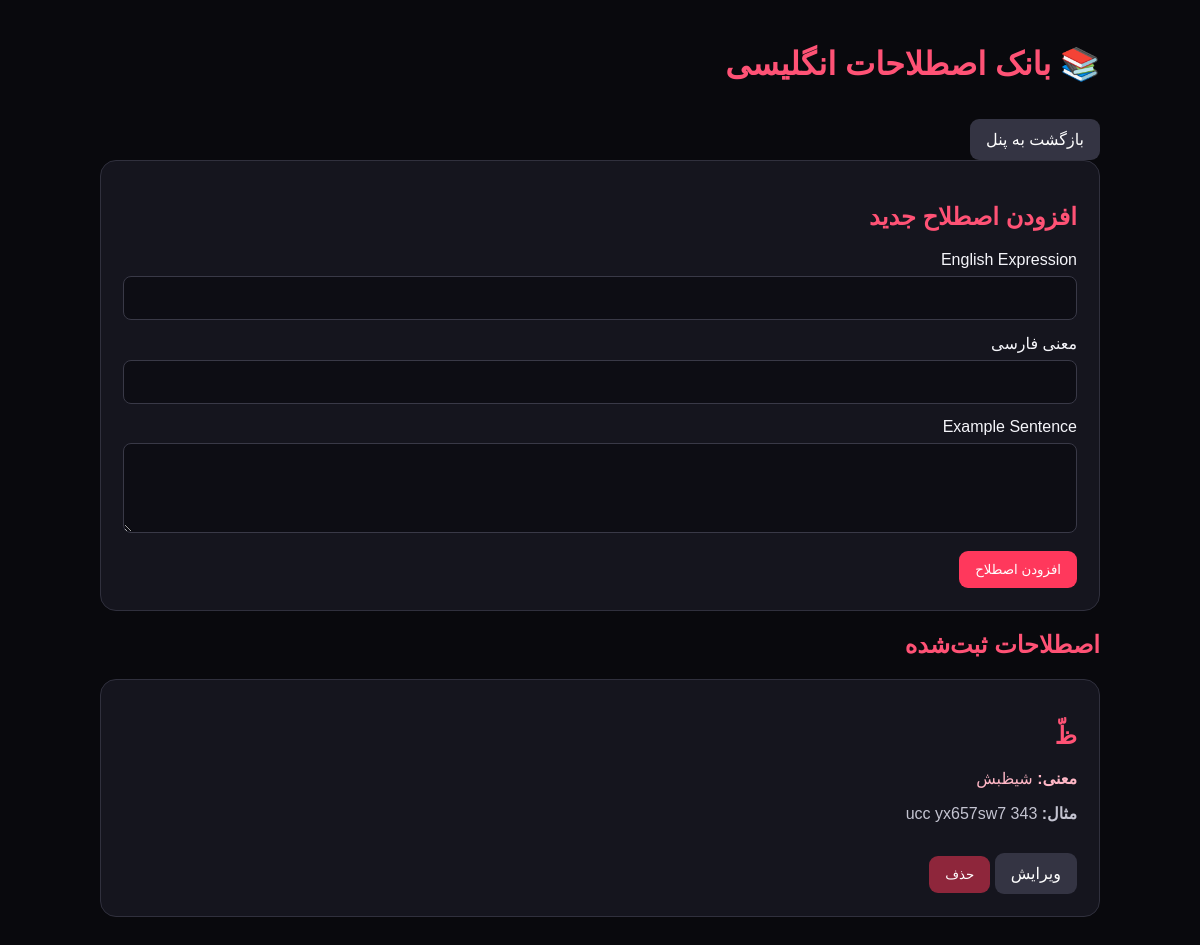
/expressions/ (signed in), run on the app's committed database.
### classroom/models.py (models this page shows, shortened)
class Expression(models.Model):
    phrase = models.CharField(max_length=200)
    meaning = models.CharField(max_length=300)
    example = models.TextField()
    created_at = models.DateTimeField(auto_now_add=True)
    updated_at = models.DateTimeField(auto_now=True)
    class Meta:
        ordering = ["-created_at"]

### classroom/views.py (the view, shortened to what this page needs)
# urls.py: path("expressions/", views.expressions_page, name="expressions"),
@login_required(login_url="login")
def expressions_page(request):
    role = get_user_role(request.user)
    if role not in ("manager", "teacher", "student"):
        logout(request)
        messages.error(request, "Access denied.")
        return redirect("login")
    can_manage = role in ("manager", "teacher")
    editing = None
    edit_id = request.GET.get("edit")
    if can_manage and edit_id:
        editing = get_object_or_404(Expression, pk=edit_id)
    expressions = Expression.objects.all().order_by("id")
    context = {
        "expressions": expressions,
        "can_manage": can_manage,
        "editing": editing,
        **get_notification_context(request.user),
    }
    return render(request, "expressions.html", context)

### classroom/views.py (called while the page is built)
def get_user_role(user):
    if not user.is_authenticated:
        return None
    if user.is_superuser:
        return "manager"
    try:
        return user.profile.role
    except UserProfile.DoesNotExist:
        return None

def get_notification_context(user):
    notifications = Notification.objects.filter(
        recipient=user,
    ).order_by("-created_at")
    return {
        "notifications": notifications[:50],
        "unread_notification_count": notifications.filter(
            is_read=False,
        ).count(),
    }

### classroom/templates/expressions.html (shortened to what this page needs)
<!DOCTYPE html>
<html lang="fa" dir="rtl">
<head>
</head>
<body>
<main>
    <h1>📚 بانک اصطلاحات انگلیسی</h1>
    <a class="button secondary" href="{% if can_manage %}{% url 'teacher_dashboard' %}{% else %}{% url 'student_dashboard' %}{% endif %}">
        بازگشت به پنل
    </a>
    {% if can_manage %}
    <section class="panel">
        <h2>{% if editing %}ویرایش اصطلاح{% else %}افزودن اصطلاح جدید{% endif %}</h2>
        <form method="post" action="{% url 'expressions' %}">
            <label for="phrase">English Expression</label>
            <input id="phrase" name="phrase" maxlength="200"
                   value="{% if editing %}{{ editing.phrase }}{% endif %}" required>
            <label for="meaning">معنی فارسی</label>
            <input id="meaning" name="meaning" maxlength="300"
                   value="{% if editing %}{{ editing.meaning }}{% endif %}" required>
            <label for="example">Example Sentence</label>
            <textarea id="example" name="example" required>{% if editing %}{{ editing.example }}{% endif %}</textarea>
            <button type="submit">
                {% if editing %}ذخیره تغییرات{% else %}افزودن اصطلاح{% endif %}
            </button>
        </form>
    </section>
    {% endif %}
    <h2>اصطلاحات ثبت‌شده</h2>
    {% for expression in expressions %}
        <article class="expression">
            <h2>{{ expression.phrase }}</h2>
            <p class="meaning"><strong>معنی:</strong> {{ expression.meaning }}</p>
            <p class="example"><strong>مثال:</strong> {{ expression.example }}</p>
            {% if can_manage %}
                <a class="button secondary"
                   href="{% url 'expressions' %}?edit={{ expression.id }}">
                    ویرایش
                </a>
                <form method="post" action="{% url 'expressions' %}"
                      style="display:inline"
                      onsubmit="return confirm('این اصطلاح حذف شود؟');">
                    <button class="danger" type="submit">حذف</button>
                </form>
            {% endif %}
        </article>
    {% empty %}
        <div class="panel">
            هنوز اصطلاحی ثبت نشده است.
        </div>
    {% endfor %}
</main>
</body>
</html>

### classroom/templates/expressions.html (style rules this page uses)
* { box-sizing: border-box; }
body { margin: 0; padding: 24px; background: #09090d; color: #f5f5fa; font-family: Arial, sans-serif; }
main { max-width: 1000px; margin: auto; }
.panel, .expression { background: #15151e; border: 1px solid #30303d; border-radius: 16px; padding: 22px; margin-bottom: 20px; }
h1, h2 { color: #ff5275; }
label { display: block; margin: 14px 0 7px; }
input, textarea { width: 100%; padding: 12px; background: #0d0d14; color: white; border: 1px solid #393947; border-radius: 8px; font-size: 16px; }
textarea { min-height: 90px; resize: vertical; }
button, .button { display: inline-block; border: 0; border-radius: 9px; padding: 11px 16px; margin-top: 14px; background: #ff385c; color: white; text-decoration: none; cursor: pointer; }
.secondary { background: #343443; }
.danger { background: #8e263b; }
.meaning { color: #ffb7c6; }
.example { color: #c4c4d1; }

### data on the page
Expression: phrase "ظّ", meaning "شیظبش", example "ucc yx657sw7 343"
